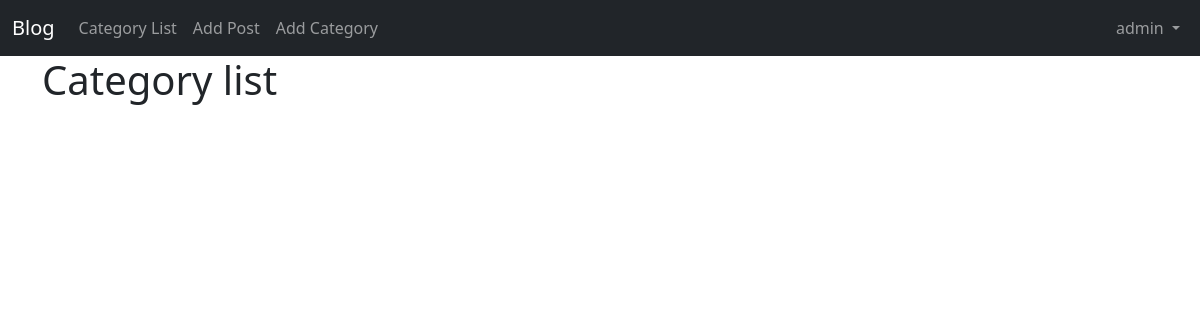
Page /category-list/ (signed in) on the earlier database version.
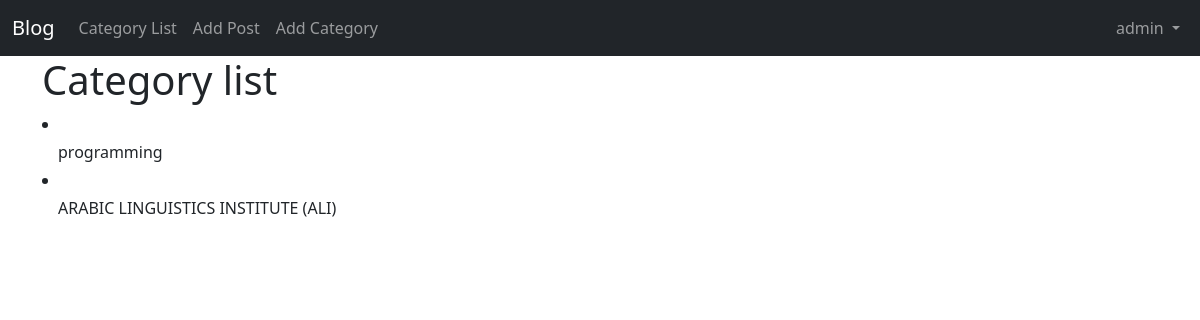
Same page on the later database version.
### myblog/models.py (models this page shows, shortened)
class Category(models.Model):
    name = models.CharField(max_length=250)
    def __str__(self):
        return self.name

### myblog/views.py (the view)
# urls.py: path('category-list/', CategoryListView, name='category_list'),
def CategoryListView(request):
    cat_list = Category.objects.all()
    return render(request, 'myblog/category_list.html', {'cat_list': cat_list})

### myblog/templates/myblog/category_list.html
{% extends 'myblog/base.html' %}
  {% block content%}
  <h1>Category list</h1>
            {% for i in cat_list %}
      <li><a class="dropdown-item" href="{% url 'category' i|slugify %}">{{i}}</a></li>
{% endfor %}
  {% endblock content%}

Differences in the rows shown:
added Category: name "programming"
added Category: name "ARABIC LINGUISTICS INSTITUTE (ALI)"
